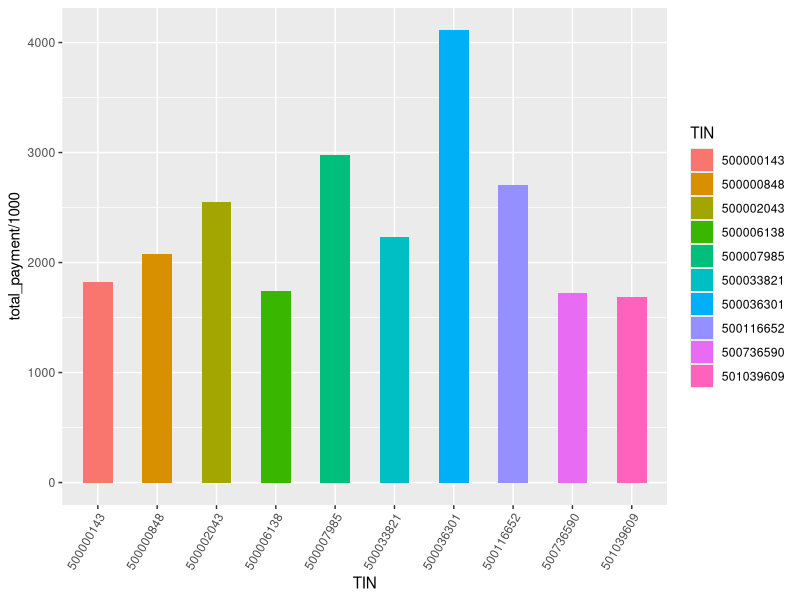
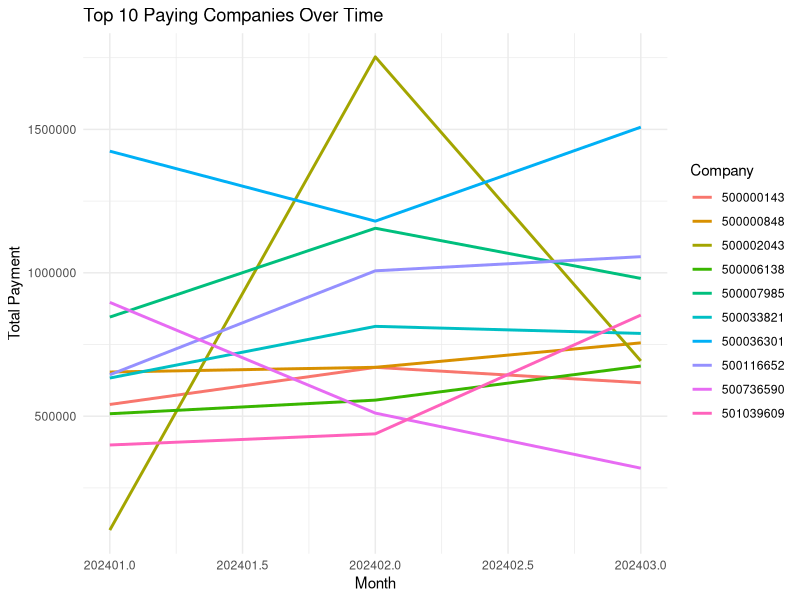
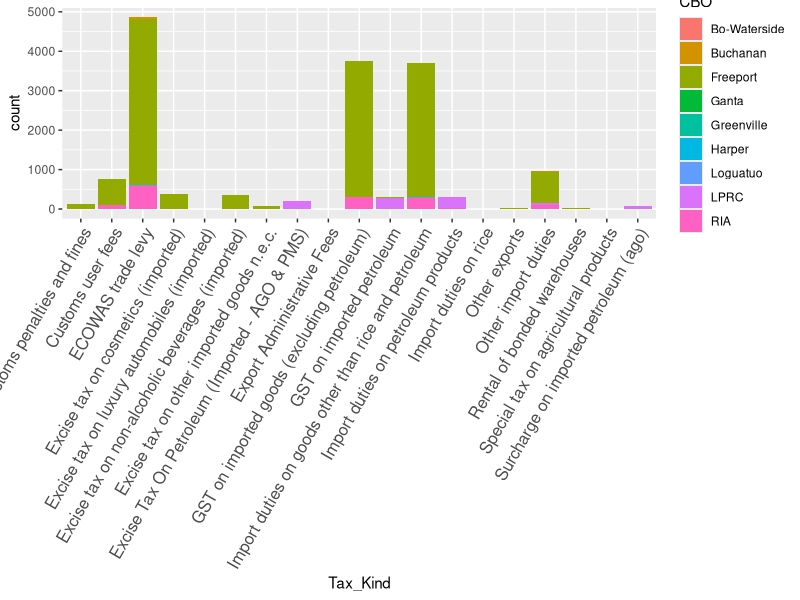
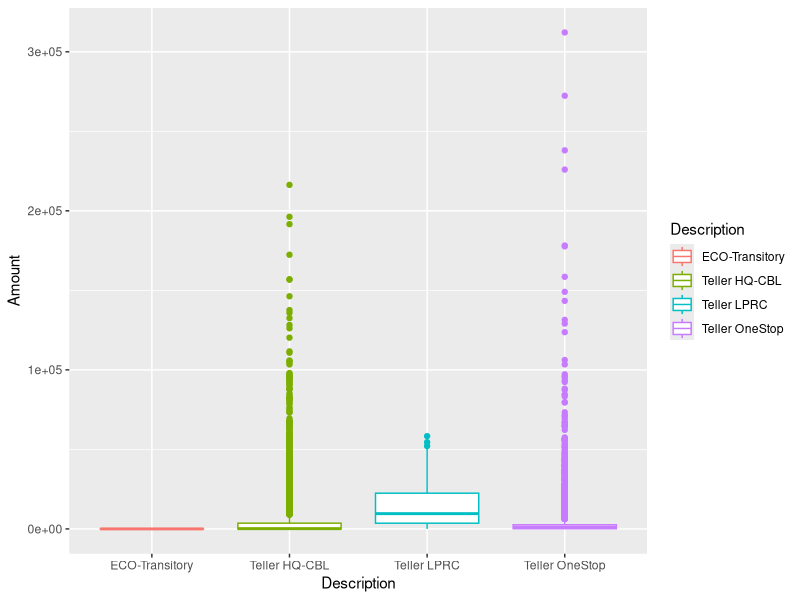
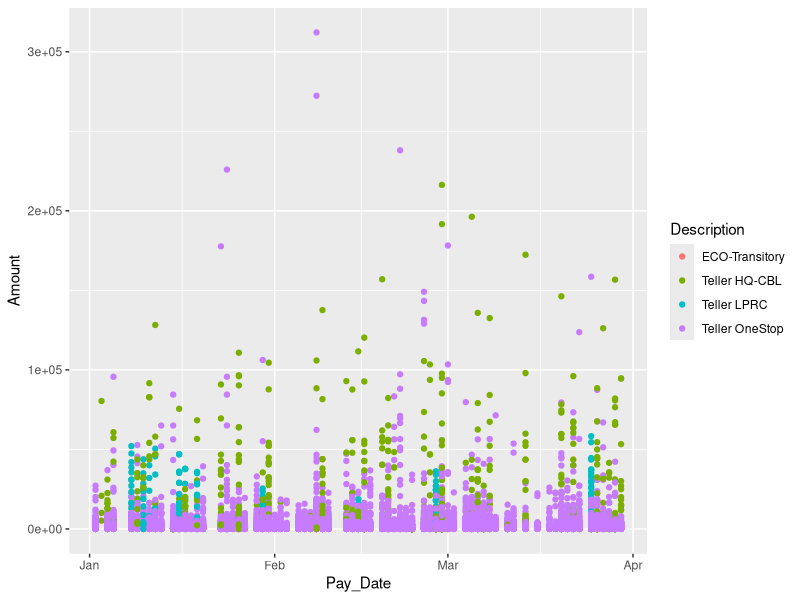

These charts were generated, in order, by the following R code:
## ---- chunk 1
library(tidyverse)
library(dplyr)
## ---- chunk 2
revenue <- read.csv("revenue.csv")
glimpse(revenue)
## ---- chunk 3
revenue <- rename(revenue, "Tax_code" = "TAX.CODE", "Tax_Kind" = "TAX.KIND", "Receipt_NO" = "RECEIPT.NO", "Amount" = "Consol.", "Pay_Date" = "PAY.DATE")

revenue <- revenue |> mutate(
                  Tax_Kind = factor(Tax_Kind),
                  TIN = factor(TIN),
                  CBO = factor(CBO),
                  Pay_Date = as.Date(Pay_Date, format = "%m/%d/%Y"),
                  Amount = as.numeric(gsub(",", "", Amount))
) |> 
  filter(Amount > 0) |> 
  select(- Tax_code) |>
  glimpse()

## ---- chunk 4
summary_stat <- summary(revenue)
summary_stat
## ---- chunk 5
top_payers <- as.data.frame(revenue)
top_payers$month_year <- format(top_payers$Pay_Date, "%Y-%m")

top_payers <- top_payers |> group_by(month_year, TIN) |> summarise(total_payment = sum(Amount)) |> ungroup()

total_unique_months <- length(unique(top_payers$month_year))

company_month_counts <- top_payers |> 
  group_by(TIN) |>
  summarise(unique_months = n_distinct(month_year))

companies_with_all_months <- company_month_counts |>
  filter(unique_months == total_unique_months)

loopi <- companies_with_all_months$TIN

trend <- data.frame()
for(i in loopi){
  trend <- rbind(trend, filter(top_payers, TIN == i))
}

top_10 <- trend |> 
  group_by(TIN) |> 
  summarise(total_payment = sum(total_payment)) |>
  arrange(desc(total_payment)) |>
  top_n(10, total_payment)

ggplot(top_10, aes(x = TIN, y = total_payment/1000, fill = TIN)) +
  geom_bar(stat = "identity", width = 0.5) + 
  theme(axis.text.x = element_text(angle = 60, hjust = 1))
## ---- chunk 6
loopj <- top_10$TIN

trending_10 <- data.frame()
for(j in loopj){
  trending_10 <- rbind(trending_10, filter(top_payers, TIN == j))
}

convert_to_numeric <- function(date_string) {
  # Split the string by "-"
  date_parts <- strsplit(date_string, "-")[[1]]
  
  # Extract year and month
  year <- as.numeric(date_parts[1])
  month <- as.numeric(date_parts[2])
  
  # Combine year and month into a numeric value
  numeric_value <- year * 100 + month
  
  return(numeric_value)
}

# Apply the function to each date string
trending_10$ndate <- sapply(trending_10$month_year, convert_to_numeric)

ggplot(trending_10, aes(x = ndate, y = total_payment, color = TIN)) + 
  geom_line(linewidth = 1) +
  labs(title = "Top 10 Paying Companies Over Time",
       x = "Month",
       y = "Total Payment",
       color = "Company") +
  theme_minimal()
## ---- chunk 7
ggplot(revenue, aes(x = Tax_Kind, fill = CBO)) +
  geom_bar() +
  theme(axis.text.x = element_text(angle = 60, hjust = 1, vjust = 1, size = 12))
## ---- chunk 8
ggplot(revenue, aes(x = Description, y = Amount, color = Description)) +
  geom_boxplot()
## ---- chunk 9
ggplot(revenue, aes(x = Pay_Date, y = Amount, color = Description)) +
  geom_point()
